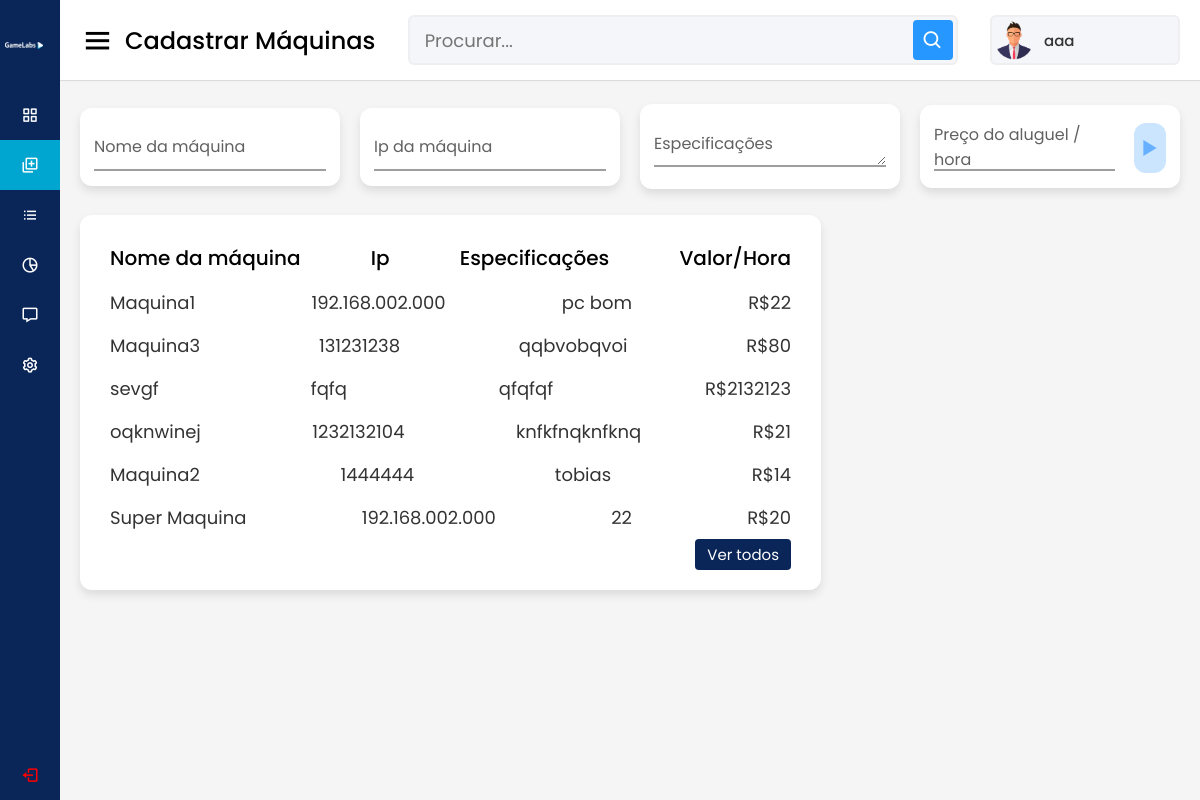
Screenshot of /GamelabsSistem/cadastrar.php (signed in) with the database file from the repository.
### tables this page shows
CREATE TABLE IF NOT EXISTS `alugador` (
  `codigo` int(11) NOT NULL AUTO_INCREMENT,
  `nome` varchar(255) NOT NULL,
  `ip` varchar(255) NOT NULL,
  `especificacoes` text NOT NULL,
  `valorHR` varchar(255) NOT NULL,
  PRIMARY KEY (`codigo`)
);

### GamelabsSistem/cadastrar.php (the view, shortened to what this page needs)
<?php
include_once('config.php');
$sqll = "SELECT * FROM alugador ";
$resultt = $conexao->query($sqll);
 ?>
 <?php
    $logado = $_SESSION['nome'];
?>
<!DOCTYPE html>
<html lang="pt-br" dir="ltr">
  <head>
    <link rel="stylesheet" href="styleDashboard.css">
    <link href='https://unpkg.com/boxicons@2.0.7/css/boxicons.min.css' rel='stylesheet'>
   </head>
<body>
<div class="sidebar">
    <div class="logo-details">
        &nbsp; &nbsp; &nbsp; &nbsp; &nbsp; &nbsp; &nbsp;<a href = "mainSiteCerto.php"> <span class="logo_name">  <img src="Background.png" class="limage" alt="" width="70%"></span></a>
    </div>
      <ul class="nav-links">
        <li>
          <a href="dashboard.php" >
            <i class='bx bx-grid-alt' ></i>
            <span class="links_name">Painel de controle</span>
          </a>
        </li>
        <li>
          <a href="cadastrar.php" class="active">
            <i class='bx bx-add-to-queue'></i>
            <span class="links_name">Cadastrar Máquina</span>
          </a>
        </li>
        <li>
          <a href="listarmaquinas.php">
            <i class='bx bx-list-ul' ></i>
            <span class="links_name">Suas Máquinas</span>
          </a>
        </li>
        <li>
          <a href="analise.php">
            <i class='bx bx-pie-chart-alt-2' ></i>
            <span class="links_name">Análise</span>
          </a>
        </li>
        <li>
          <a href="mensagens.php">
            <i class='bx bx-message' ></i>
            <span class="links_name">Mensagens</span>
          </a>
        </li>
        <li>
          <a href="configuracoes.php">
            <i class='bx bx-cog' ></i>
            <span class="links_name">Configurações</span>
          </a>
        </li>
        <li class="log_out">
          <a href="index.php">
            <i class='bx bx-log-out' style="color: red;"></i>
            <span class="links_name">Sair</span>
          </a>
        </li>
      </ul>
  </div>
  <section class="home-section">
    <nav>
      <div class="sidebar-button">
        <i class='bx bx-menu sidebarBtn'></i>
        <span class="dashboard">Cadastrar Máquinas</span>
      </div>
      <div class="search-box">
        <input type="text" placeholder="Procurar...">
        <i class='bx bx-search' ></i>
      </div>
      <div class="profile-details">
      <img src="profile.png" alt="">
        <span class="admin_name"><?php echo$logado?></span>
      </div>
    </nav>
    <form  action="cadastrar.php" method="POST">
    <div class="home-content">
    <div class="overview-boxes">
    <div class="box">
          <div class="right-side">
            <div class="input-container">
      <input id="name" name = "name" class="pintinho" type="text" pattern=".+" required  />
      <label class="pintinholabel" for="name">Nome da máquina</label>
    </div>
          </div>
        </div>
        <div class="box">
          <div class="right-side">
          <div class="input-container2">
      <input id="ipmaqu" name = "ipmaqu" class="pintinho2" type="text" pattern=".+" required  />
      <label class="pinto" for="ipmaqu">Ip da máquina</label>
    </div>
          </div>
        </div>
        <div class="box">
          <div class="right-side">
          <div class="input-container2">
      <textarea id="especif" name = "especif" class="pintinho2" pattern=".+" required  ></textarea>
      <label class="pinto" for="especif">Especificações</label>
    </div>
          </div>
        </div>
        <div class="box">
          <div class="right-side">
          <div class="input-container2">
      <input id="aluguel" class="pintinho2" name = "aluguel" type="number" step='0.01' pattern=".+" required  />
      <label class="pinto" for="aluguel">Preço do aluguel / hora </label>
    </div>
          </div>
          &nbsp;&nbsp;&nbsp;<button class='bx bx-play cart' type = "submit" name = "acao" style = "border: hidden; margin-top: 1%;"> </button>
        </div>
      </div>
      <div class="sales-boxes">
        <div class="recent-sales box">
          <div class="sales-details">
          <ul class="details">
              <li class="topic">Nome da máquina</li></ul>
              <ul class="details">
            <li class="topic">Ip</li></ul>
            <ul class="details">
            <li class="topic">Especificações</li></ul>
            <ul class="details">
            <li class="topic">Valor/Hora</li></ul></div>
         <?php   while($aluguel_data = mysqli_fetch_assoc($resultt)) {?>
           <div class="sales-details">
            <ul class="details">
              <li><a href="#"><?php  echo $aluguel_data["nome"]?></a></li>
            </ul>
            <ul class="details">
            <li><a href="#"><?php echo $aluguel_data["ip"] ?></a></li>
          </ul>
          <ul class="details">
            <li><a href="#"><?php echo $aluguel_data["especificacoes"]?></a></li>
          </ul>
          <ul class="details">
            <li><a href="#">R$<?php  echo  $aluguel_data["valorHR"]
          ?></a></li>
          </ul>
          </div>
          <?php }?>
          <div class="button">
            <a href="#">Ver todos</a>
          </div>
        </div>
    </div>
</div>
</form>
</body>
</body>
</html>

### GamelabsSistem/styleDashboard.css (style rules this page uses)
* { margin: 0; padding: 0; box-sizing: border-box; font-family: 'Poppins', sans-serif; }
.sidebar { position: fixed; height: 100%; width: 240px; background: #0A2558; transition: all 0.5s ease; }
.sidebar .logo-details { height: 80px; display: flex; align-items: center; background-image: url(logopequena.png) no-repeat; }
.sidebar .logo-details .logo_name { color: #fff; font-size: 24px; font-weight: 500; background-image: url(logopequena.png) no-repeat; }
.sidebar .nav-links { margin-top: 10px; }
.sidebar .nav-links li { position: relative; list-style: none; height: 50px; }
.sidebar .nav-links li a { height: 100%; width: 100%; display: flex; align-items: center; text-decoration: none; transition: all 0.4s ease; }
.sidebar .nav-links li a.active { background: #00a6d0 ; }
.sidebar .nav-links li i { min-width: 60px; text-align: center; font-size: 18px; color: #fff; }
.sidebar .nav-links li a .links_name { color: #fff; font-size: 15px; font-weight: 400; white-space: nowrap; }
.sidebar .nav-links .log_out { position: absolute; bottom: 0; width: 100%; }
.home-section { position: relative; background: #f5f5f5; min-height: 100vh; width: calc(100% - 240px); left: 240px; transition: all 0.5s ease; }
.home-section nav { display: flex; justify-content: space-between; height: 80px; background: #fff; display: flex; align-items: center; position: fixed; width: calc(100% - 240px); left: 240px; z-index: 100; padding: 0 20px; box-shadow: 0 1px 1px rgba(0, 0, 0, 0.1); transition: all 0.5s ease; }
.home-section nav .sidebar-button { display: flex; align-items: center; font-size: 24px; font-weight: 500; }
nav .sidebar-button i { font-size: 35px; margin-right: 10px; }
.home-section nav .search-box { position: relative; height: 50px; max-width: 550px; width: 100%; margin: 0 20px; }
nav .search-box input { height: 100%; width: 100%; outline: none; background: #F5F6FA; border: 2px solid #EFEEF1; border-radius: 6px; font-size: 18px; padding: 0 15px; }
nav .search-box .bx-search { position: absolute; height: 40px; width: 40px; background: #2697FF; right: 5px; top: 50%; transform: translateY(-50%); border-radius: 4px; line-height: 40px; text-align: center; color: #fff; font-size: 22px; transition: all 0.4 ease; }
.home-section nav .profile-details { display: flex; align-items: center; background: #F5F6FA; border: 2px solid #EFEEF1; border-radius: 6px; height: 50px; min-width: 190px; padding: 0 15px 0 2px; }
nav .profile-details img { height: 40px; width: 40px; border-radius: 6px; object-fit: cover; }
nav .profile-details .admin_name { font-size: 15px; font-weight: 500; color: #333; margin: 0 10px; white-space: nowrap; }
.home-section .home-content { position: relative; padding-top: 104px; }
.home-content .overview-boxes { display: flex; align-items: center; justify-content: space-between; flex-wrap: wrap; padding: 0 20px; margin-bottom: 26px; }
.overview-boxes .box { display: flex; align-items: center; justify-content: center; width: calc(100% / 4 - 15px); background: #fff; padding: 15px 14px; border-radius: 12px; box-shadow: 0 5px 10px rgba(0,0,0,0.1); }
.home-content .box .cart { display: inline-block; font-size: 32px; height: 50px; width: 50px; background: #cce5ff; line-height: 50px; text-align: center; color: #66b0ff; border-radius: 12px; margin: -15px 0 0 6px; }
.home-content .sales-boxes { display: flex; justify-content: space-between; }
.home-content .sales-boxes .recent-sales { width: 65%; background: #fff; padding: 20px 30px; margin: 0 20px; border-radius: 12px; box-shadow: 0 5px 10px rgba(0, 0, 0, 0.1); }
.home-content .sales-boxes .sales-details { display: flex; align-items: center; justify-content: space-between; }
.sales-boxes .sales-details li.topic { font-size: 20px; font-weight: 500; }
.sales-boxes .sales-details li { list-style: none; margin: 8px 0; }
.sales-boxes .sales-details li a { font-size: 18px; color: #333; font-size: 400; text-decoration: none; }
.sales-boxes .box .button { width: 100%; display: flex; justify-content: flex-end; }
.sales-boxes .box .button a { color: #fff; background: #0A2558; padding: 4px 12px; font-size: 15px; font-weight: 400; border-radius: 4px; text-decoration: none; transition: all 0.3s ease; }
@media (max-width: 1240px) { .sidebar { width: 60px; } }
@media (max-width: 1240px) { .home-section { width: calc(100% - 60px); left: 60px; } }
@media (max-width: 1240px) { .home-section nav { width: calc(100% - 60px); left: 60px; } }

### rows the page displays
alugador: nome "Maquina1", ip "192.168.002.000", especificacoes "pc bom", valorHR "22"
alugador: nome "Maquina3", ip "131231238", especificacoes "qqbvobqvoi", valorHR "80"
alugador: nome "sevgf", ip "fqfq", especificacoes "qfqfqf", valorHR "2132123"
alugador: nome "oqknwinej", ip "1232132104", especificacoes "knfkfnqknfknq", valorHR "21"
alugador: nome "Maquina2", ip "1444444", especificacoes "tobias", valorHR "14"
alugador: nome "Super Maquina", ip "192.168.002.000", especificacoes "22", valorHR "20"

### other values shown
$logado "aaa"
